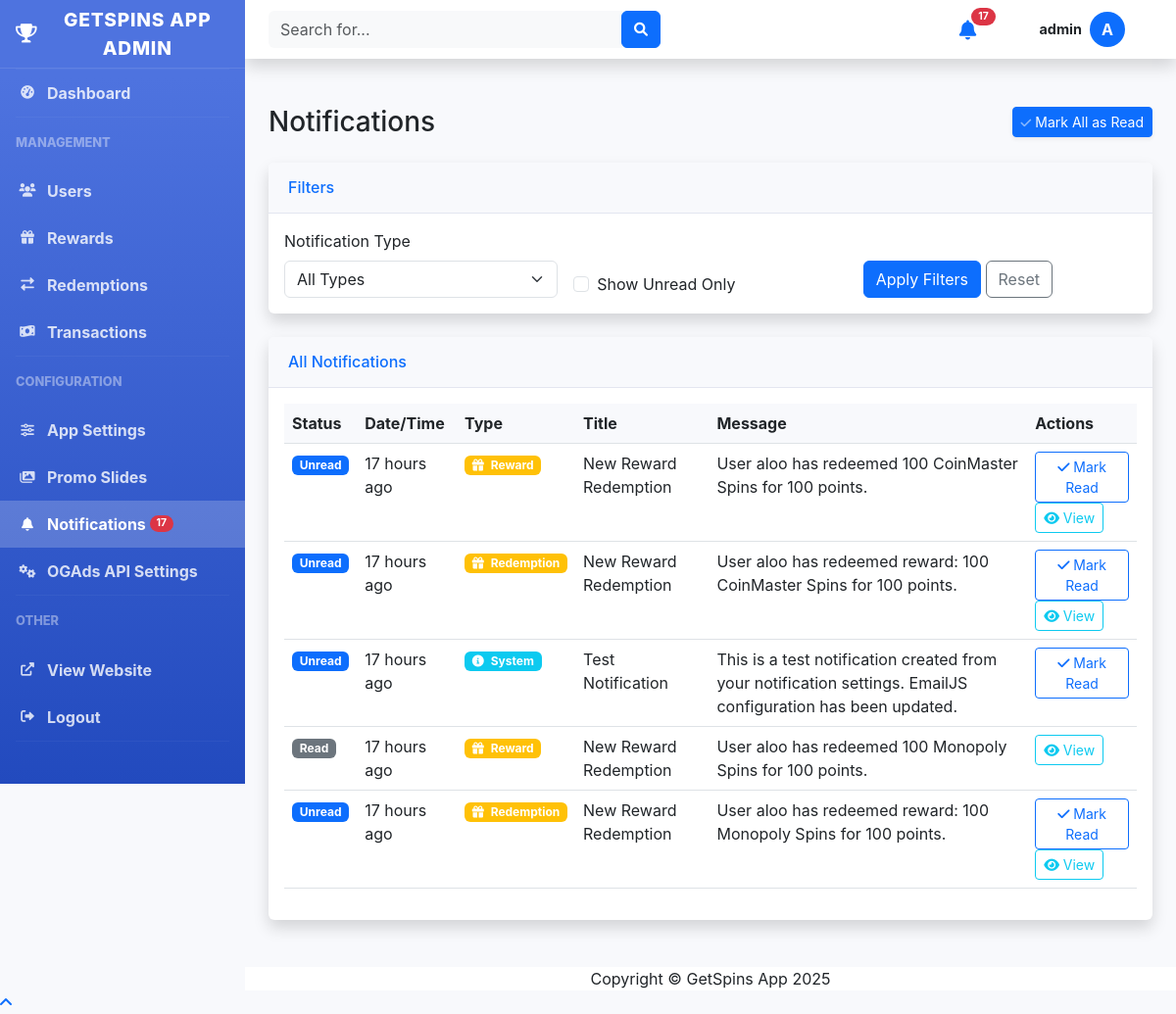
/admin/notifications.php (signed in), run on an earlier commit of the app's database.
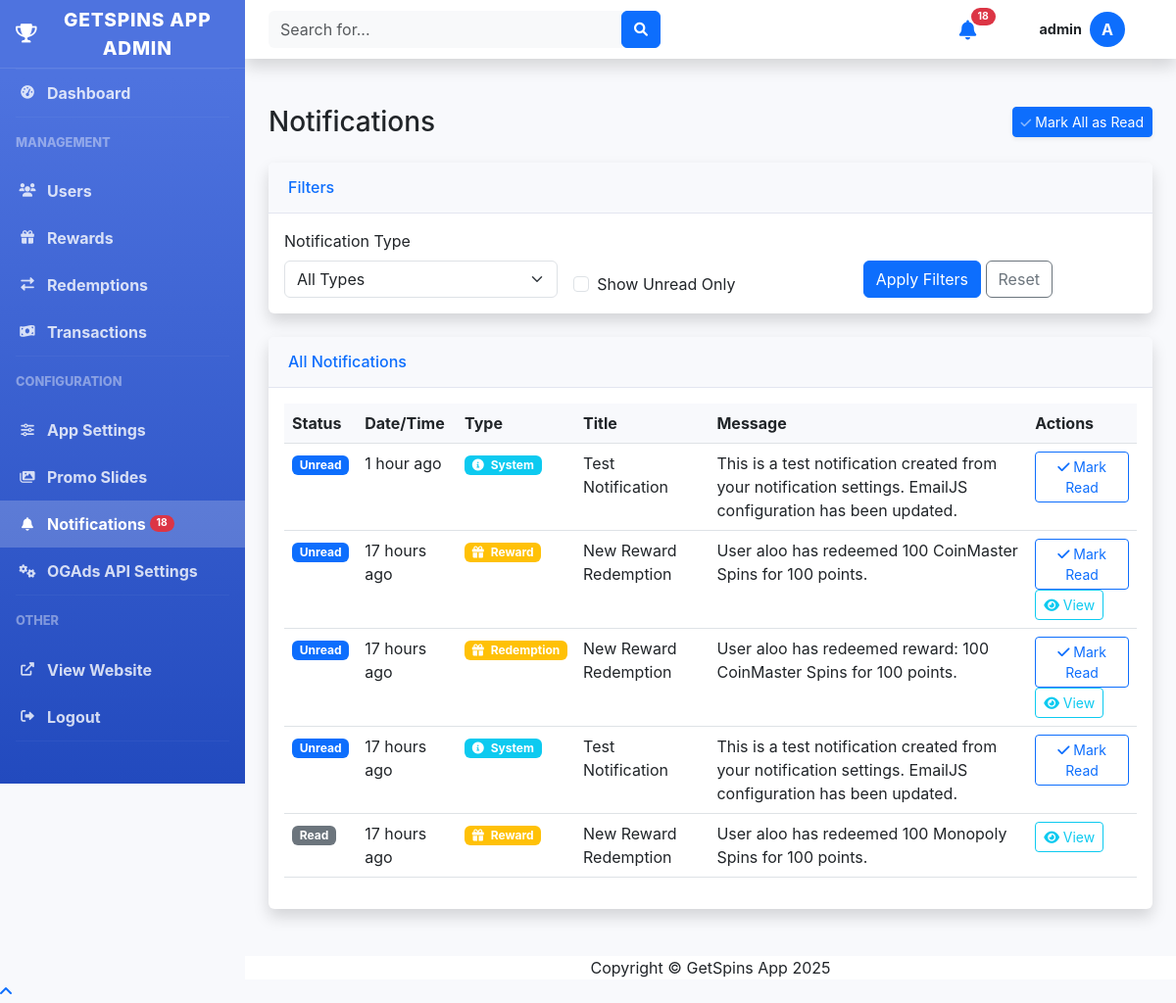
And on a later commit of the database.
### tables this page shows
CREATE TABLE settings (setting_key TEXT PRIMARY KEY, setting_value TEXT);

CREATE TABLE users (
            id INTEGER PRIMARY KEY AUTOINCREMENT,
            username TEXT NOT NULL UNIQUE,
            email TEXT NOT NULL UNIQUE,
            password TEXT NOT NULL,
            points INTEGER NOT NULL DEFAULT 0,
            is_admin INTEGER NOT NULL DEFAULT 0,
            created_at TIMESTAMP DEFAULT CURRENT_TIMESTAMP,
            updated_at TIMESTAMP DEFAULT CURRENT_TIMESTAMP
        , referral_code TEXT, referred_by INTEGER, is_blocked INTEGER DEFAULT 0 NOT NULL);

CREATE TABLE admin_notifications (
        id INTEGER PRIMARY KEY AUTOINCREMENT,
        title TEXT NOT NULL,
        message TEXT NOT NULL,
        type TEXT NOT NULL DEFAULT 'info',
        is_read INTEGER DEFAULT 0,
        related_id INTEGER DEFAULT NULL,
        related_type TEXT DEFAULT NULL,
        created_at TIMESTAMP DEFAULT CURRENT_TIMESTAMP
    );

### includes/functions.php (called while the page is built, shortened)
<?php
function getAdminNotifications($limit = 10, $unread_only = false) {
    try {
        $db = Database::getInstance();
        $conn = $db->getConnection();
        $sql = "SELECT * FROM admin_notifications";
        $sql .= " ORDER BY created_at DESC LIMIT ?";
        $stmt = $conn->prepare($sql);
        $stmt->bindParam(1, $limit, PDO::PARAM_INT);
        $stmt->execute();
        return $stmt->fetchAll(PDO::FETCH_ASSOC);
    } catch (PDOException $e) {
        error_log("Error retrieving admin notifications: " . $e->getMessage());
        return [];
    }
}
function getNotificationUrl($notification) {
    switch ($notification['type']) {
        case 'reward':
        case 'redemption':
            if (!empty($notification['related_id'])) {
                return "redemptions.php?id=" . $notification['related_id'];
            }
            return "redemptions.php";
        case 'system':
        default:
            return "index.php";
    }
}
function getNotificationIcon($type) {
    switch ($type) {
        case 'reward':
        case 'redemption':
            return "fa-gift";
        case 'system':
        default:
            return "fa-info-circle";
    }
}
function getNotificationIconClass($type) {
    switch ($type) {
        case 'reward':
        case 'redemption':
            return "warning";
        case 'system':
        default:
            return "info";
    }
}
function formatDate($date_string) {
    $date = new DateTime($date_string);
    $now = new DateTime();
    $diff = $now->diff($date);
    if ($diff->days == 0) {
        return $diff->h . " hour" . ($diff->h > 1 ? "s" : "") . " ago";
    } else if ($diff->days == 1) {
        return "Yesterday at " . $date->format('g:i A');
    } else if ($diff->days < 7) {
        return $date->format('l') . " at " . $date->format('g:i A');
    } else {
        return $date->format('M j, Y') . " at " . $date->format('g:i A');
    }
}
function getSetting($key, $default = null) {
    $db = Database::getInstance();
    $conn = $db->getConnection();
    try {
        $stmt = $conn->prepare("SELECT setting_value FROM settings WHERE setting_key = :key");
        $stmt->bindValue(':key', $key);
        $stmt->execute();
        $result = $stmt->fetch(PDO::FETCH_ASSOC);
        if ($result) {
            return $result['setting_value'];
        } else {
            return $default;
        }
    } catch (PDOException $e) {
        error_log("Error getting setting: " . $e->getMessage());
        return $default;
    }
}
?>

### includes/auth.php (called while the page is built, shortened)
<?php
class Auth {
    private $db;
    public function __construct() {
        $this->db = Database::getInstance();
    }
    public function getUser() {
        $user_id = $_SESSION['user_id'];
        $conn = $this->db->getConnection();
        try {
            $stmt = $conn->prepare("SELECT id, username, email, points, is_admin, created_at, referral_code, referred_by FROM users WHERE id = :user_id");
            $stmt->bindValue(':user_id', $user_id);
            $stmt->execute();
            $user = $stmt->fetch(PDO::FETCH_ASSOC);
            return $user;
        } catch (PDOException $e) {
            error_log('Error getting user: ' . $e->getMessage());
            return null;
        }
    }
}
?>

### admin/notifications.php (the view, shortened to what the rows shown need)
<?php
require_once '../includes/config.php';
require_once '../includes/auth.php';
require_once '../includes/functions.php';
$db = Database::getInstance();
$conn = $db->getConnection();
try {
    $sql = "SELECT * FROM admin_notifications WHERE 1=1";
    $params = [];
    $sql .= " ORDER BY created_at DESC";
    $stmt = $conn->prepare($sql);
    $stmt->execute($params);
    $notifications = $stmt->fetchAll(PDO::FETCH_ASSOC);
} catch (PDOException $e) {
    $error_message = "Error fetching notifications: " . $e->getMessage();
}
include 'header.php';
?>
<div class="container-fluid">
    <div class="d-sm-flex align-items-center justify-content-between mb-4">
        <h1 class="h3 mb-0 text-gray-800">Notifications</h1>
    </div>
    <div class="card shadow mb-4">
        <div class="card-body">
            <?php if (empty($notifications)): ?>
            <div class="text-center p-4">
                <i class="fas fa-bell fa-3x text-gray-300 mb-3"></i>
                <p class="text-gray-500">No notifications found.</p>
            </div>
            <?php else: ?>
            <div class="table-responsive">
                <table class="table table-hover" id="notificationsTable">
                    <thead>
                        <tr>
                            <th>Status</th>
                            <th>Date/Time</th>
                            <th>Type</th>
                            <th>Title</th>
                            <th>Message</th>
                            <th>Actions</th>
                        </tr>
                    </thead>
                    <tbody>
                        <?php foreach ($notifications as $notification): ?>
                        <tr class="<?php echo $notification['is_read'] ? '' : 'bg-light'; ?>">
                            <td>
                                <?php if ($notification['is_read']): ?>
                                <span class="badge bg-secondary">Read</span>
                                <?php else: ?>
                                <span class="badge bg-primary">Unread</span>
                                <?php endif; ?>
                            </td>
                            <td><?php echo formatDate($notification['created_at']); ?></td>
                            <td>
                                <span class="badge bg-<?php echo getNotificationIconClass($notification['type']); ?>">
                                    <i class="fas <?php echo getNotificationIcon($notification['type']); ?> me-1"></i>
                                    <?php echo ucfirst(htmlspecialchars($notification['type'])); ?>
                                </span>
                            </td>
                            <td><?php echo htmlspecialchars($notification['title']); ?></td>
                            <td><?php echo htmlspecialchars($notification['message']); ?></td>
                            <td>
                                <?php if (!$notification['is_read']): ?>
                                <button class="btn btn-sm btn-outline-primary mark-read-btn" data-notification-id="<?php echo $notification['id']; ?>">
                                    <i class="fas fa-check"></i> Mark Read
                                </button>
                                <?php endif; ?>
                                <?php if (!empty($notification['related_id'])): ?>
                                <a href="<?php echo getNotificationUrl($notification); ?>" class="btn btn-sm btn-outline-info">
                                    <i class="fas fa-eye"></i> View
                                </a>
                                <?php endif; ?>
                            </td>
                        </tr>
                        <?php endforeach; ?>
                    </tbody>
                </table>
            </div>
            <?php endif; ?>
        </div>
    </div>
</div>
<?php include 'footer.php'; ?>

### admin/header.php (shortened to what the rows shown need)
<?php
require_once '../includes/config.php';
require_once '../includes/auth.php';
require_once '../includes/functions.php';
$auth = new Auth();
$current_user = $auth->getUser();
$app_name = getSetting('app_name', APP_NAME);
?>
<!DOCTYPE html>
<html lang="en">
<head>
    <link href="https://cdn.jsdelivr.net/npm/bootstrap@5.3.0-alpha1/dist/css/bootstrap.min.css" rel="stylesheet">
    <link href="https://cdnjs.cloudflare.com/ajax/libs/font-awesome/6.0.0/css/all.min.css" rel="stylesheet">
</head>
<body>
    <div id="wrapper">
        <?php include 'sidebar.php'; ?>
        <div id="content-wrapper" class="d-flex flex-column">
            <div id="content">
                <nav class="navbar navbar-expand navbar-light bg-white topbar mb-4 static-top shadow" style="height: 60px;">
                    <ul class="navbar-nav ml-auto">
                            <?php
                            $notifications = getAdminNotifications(5);
                            ?>
                        <li class="nav-item dropdown no-arrow">
                            <a class="nav-link dropdown-toggle d-flex align-items-center" href="#" id="userDropdown" role="button" data-bs-toggle="dropdown" aria-expanded="false" style="padding: 0.75rem 1rem;">
                                <span class="me-2 text-dark" style="font-size: 0.9rem;"><?php echo htmlspecialchars($current_user['username']); ?></span>
                                <div class="rounded-circle bg-primary text-white d-flex align-items-center justify-content-center" style="width: 36px; height: 36px;"><?php echo strtoupper(substr($current_user['username'], 0, 1)); ?></div>
                            </a>
                        </li>
                    </ul>
                </nav>

### admin/sidebar.php (shortened to what the rows shown need)
<div class="sidebar">
    <a class="sidebar-brand d-flex align-items-center justify-content-center" href="index.php">
        <div class="sidebar-brand-icon">
            <i class="fas fa-trophy"></i>
        </div>
        <div class="sidebar-brand-text ms-2"><?php echo $app_name; ?> Admin</div>
    </a>
</div>

What changed in the data, as far as the page shows it:
no longer on this page (row unchanged): admin_notifications: is_read "Unread", created_at "17 hours ago", type "Redemption", title "New Reward Redemption", message "User aloo has redeemed reward: 100 Monopoly Spins for 100 points."
added admin_notifications: is_read "Unread", created_at "1 hour ago", type "System", title "Test Notification", message "This is a test notification created from your notification settings. EmailJS configuration has been updated."
Also different on the page:
$unread_count: "17" → "18"
